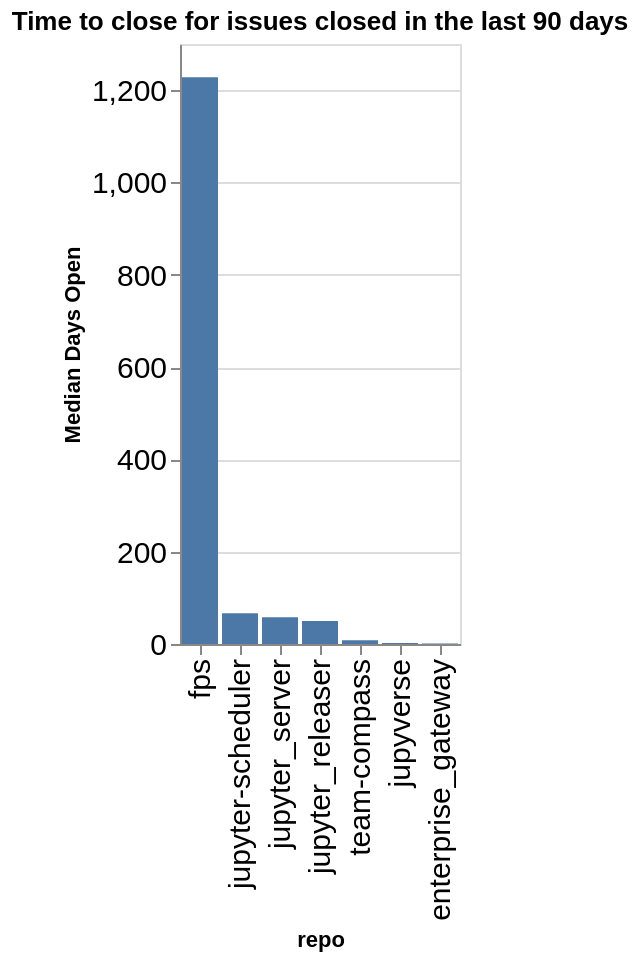

The code cell stored with this chart in its notebook:
### Code cell
time_open = closed.groupby(['org', 'repo']).agg({'time_open': 'median'}).reset_index()
time_open['time_open'] = time_open['time_open'] / (60 * 60 * 24)
time_open['org/repo'] = time_open.apply(lambda a: a['org'] + '/' + a['repo'], axis=1)
sorted_vals = time_open.sort_values(['org', 'time_open'], ascending=False)['repo'].values
alt.Chart(data=time_open, title=f"Time to close for issues closed in the last {n_days} days").mark_bar().encode(
    x=alt.X('repo', sort=alt.Sort(sorted_vals.tolist())),
    y=alt.Y('time_open', title="Median Days Open"),
)

### Figure 1 — Vega-Lite specification as saved in the notebook (floating-point values rounded to 4 significant figures)
{"config": {"axisLeft": {"labelFontSize": 15}, "axisBottom": {"labelFontSize": 15}}, "data": {"name": "data-a38b7c48aef3309c10012182798e984c"}, "mark": {"type": "bar"}, "encoding": {"x": {"field": "repo", "sort": ["fps", "jupyter-scheduler", "jupyter_server", "jupyter_releaser", "team-compass", "jupyverse", "enterprise_gateway"], "type": "nominal"}, "y": {"field": "time_open", "title": "Median Days Open", "type": "quantitative"}}, "title": "Time to close for issues closed in the last 90 days", "$schema": "https://vega.github.io/schema/vega-lite/v5.20.1.json", "datasets": {"data-a38b7c48aef3309c10012182798e984c": [{"org": "jupyter-server", "repo": "enterprise_gateway", "time_open": 1.08, "org/repo": "jupyter-server/enterprise_gateway"}, {"org": "jupyter-server", "repo": "fps", "time_open": 1228.0, "org/repo": "jupyter-server/fps"}, {"org": "jupyter-server", "repo": "jupyter-scheduler", "time_open": 66.84, "org/repo": "jupyter-server/jupyter-scheduler"}, {"org": "jupyter-server", "repo": "jupyter_releaser", "time_open": 49.91, "org/repo": "jupyter-server/jupyter_releaser"}, {"org": "jupyter-server", "repo": "jupyter_server", "time_open": 57.99, "org/repo": "jupyter-server/jupyter_server"}, {"org": "jupyter-server", "repo": "jupyverse", "time_open": 2.198, "org/repo": "jupyter-server/jupyverse"}, {"org": "jupyter-server", "repo": "team-compass", "time_open": 8.338, "org/repo": "jupyter-server/team-compass"}]}}
